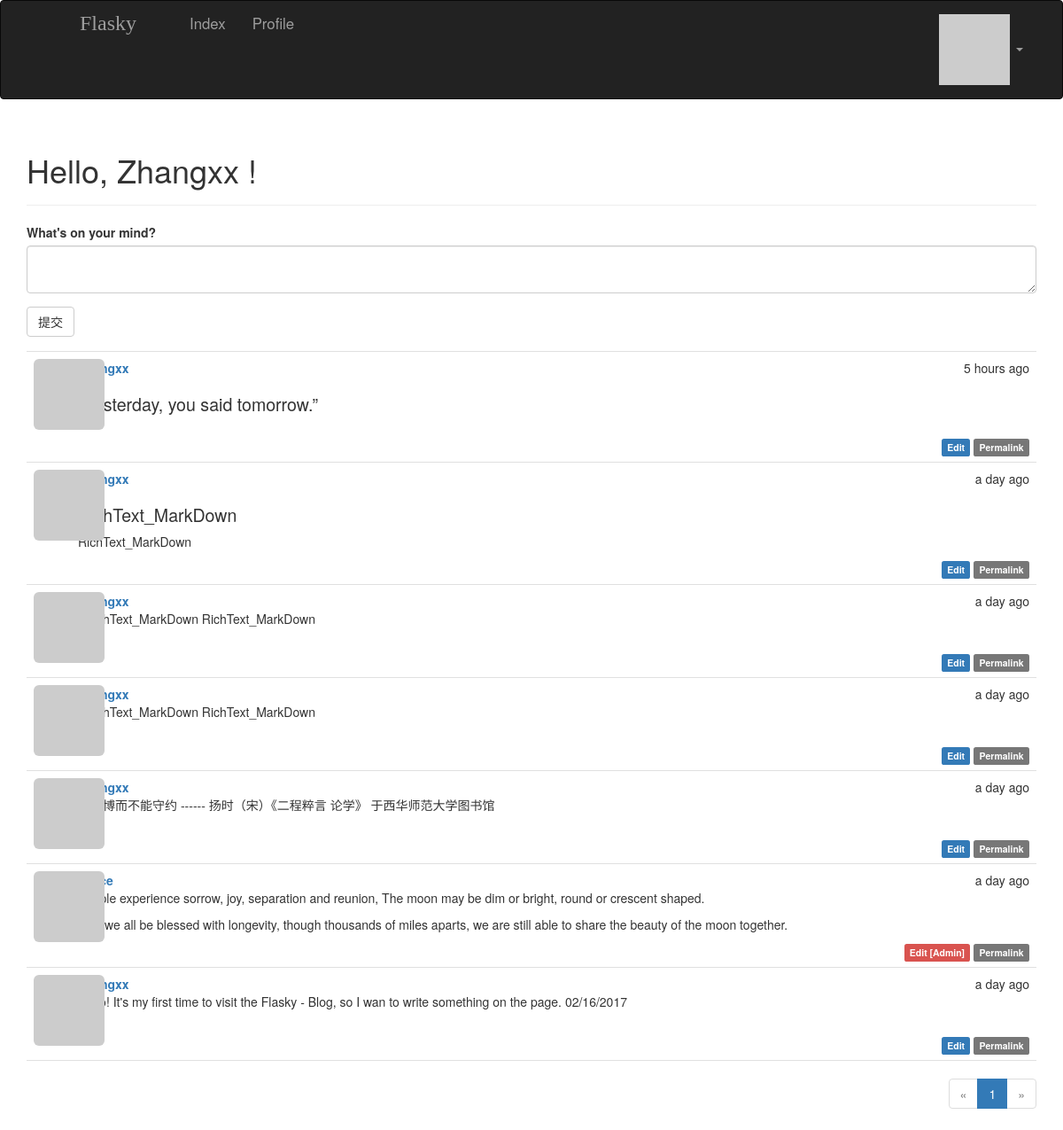
Screenshot of /index (signed in) with the database file from the repository.
### app/models.py (models this page shows, shortened)
class User(UserMixin, db.Model):
    __tablename__ = 'users'
    id = db.Column(db.Integer, primary_key=True)
    username = db.Column(db.String(64), unique=True, index=True)
    role_id = db.Column(db.Integer, db.ForeignKey('roles.id'))
    password_hash = db.Column(db.String(128))#密码散列
    email = db.Column(db.String(64), unique=True, index=True)#用户使用电子邮件登录
    name = db.Column(db.String(64))
    location = db.Column(db.String(64))
    about_me = db.Column(db.Text())#Text与String的区别就是不需要指定最大长度
    member_since = db.Column(db.DateTime(), default=datetime.utcnow)
    last_seen = db.Column(db.DateTime(), default=datetime.utcnow)
    avatar_hash = db.Column(db.String(32))
    posts = db.relationship('Post', backref='author', lazy='dynamic')
    @property
    def password(self):
        raise AttributeError('password is not a readable attribute')
    def can(self, permissions):
        return self.role is not None and (self.role.permissions & permissions) == permissions
    def is_administrator(self):
        return self.can(Permission.ADMINISTER)
    def ping(self):
        self.last_seen = datetime.utcnow()
        db.session.add(self)
    def gravatar(self, size=100, default='identicon', rating='g'):
        if request.is_secure:
            url = 'https://secure.gravatar.com/avatar'
        else:
            url = 'http://secure.gravatar.com/avatar'
        hash = self.avatar_hash or hashlib.md5(self.email.encode('utf-8')).hexdigest()
        return '{url}/{hash}?s={size}&d={default}&r={rating}'.format(url=url, hash=hash, size=size, default=default, rating=rating)

class Post(db.Model):
    __tablename__ = 'posts'
    id = db.Column(db.Integer, primary_key=True)
    body = db.Column(db.Text)
    timestamp = db.Column(db.DateTime, index=True, default=datetime.utcnow)
    author_id = db.Column(db.Integer, db.ForeignKey('users.id'))
    body_html = db.Column(db.Text)#在Post模型中处理MarkDown文本

### app/main/views.py (the view)
@main.route('/index', methods=['GET', 'POST'])
def index():
    form = PostForm()
    if current_user.can(Permission.WRITE_ARTICLES) and form.validate_on_submit():
        post = Post(body=form.body.data, author=current_user._get_current_object())
        db.session.add(post)
        return redirect(url_for('.index'))
    page = request.args.get('page', 1, type=int)#type=int保证参数无法转换成整数时，返回默认值
    pagination = Post.query.order_by(Post.timestamp.desc()).paginate(page, error_out=False)
    posts = pagination.items
    return render_template('index.html', form=form, posts=posts, pagination=pagination)

### app/main/forms.py
class PostForm(FlaskForm):
    body = PageDownField("What's on your mind?", validators=[Required()])
    submit = SubmitField('提交')

### app/auth/views.py (called while the page is built)
@auth.before_app_request
def before_request():
    if current_user.is_authenticated:
        current_user.ping()

### app/main/__init__.py (called while the page is built)
@main.app_context_processor
def inject_permissions():
    return dict(Permission=Permission)

### app/models.py (called while the page is built)
@login_manager.user_loader#加载用户回调函数
def load_user(user_id):
    return User.query.get(int(user_id))

### app/templates/index.html (shortened to what this page needs)
{% extends "base.html" %}
{% import 'bootstrap/wtf.html' as wtf %}
{% import "_macros.html" as macros %}
{% block page_content %}
<div class="page-header">
    <h1>
        Hello,
        {% if current_user.is_authenticated %}
            {{ current_user.username }}
        {% else %}
            Stranger.<br>
            Welcome to the Flasky
        {% endif %}!
    </h1>
</div>
<div>
    {% if current_user.can(Permission.WRITE_ARTICLES) %}
        {{ wtf.quick_form(form) }}
    {% endif %}
</div>
{% include '_posts.html' %}
{% if pagination %}
<div class="pagination">
    {{ macros.pagination_widget(pagination, '.index') }}
</div>
{% endif %}
{% endblock %}

### app/templates/_posts.html (shortened to what this page needs)
<ul class="posts">
    {% for post in posts %}
        <li class="post">
            <div class="post-thumbnail">
                <a href="{{ url_for('.user', username=post.author.username) }}">
                    <img class="img-rounded profile-thumbnail" src="{{ post.author.gravatar(size=40) }}">
                </a>
            </div>
            <div class="post-content">
                <div class="post-date">{{ moment(post.timestamp).fromNow() }}</div>
                <div class="post-author">
                <a href="{{ url_for('.user', username=post.author.username) }}">
                </a>
                </div>
                <div class="post-body">
                {% if post.body_html %}
                    {{ post.body_html | safe  }}
                {% else %}
                    {{ post.body }}
                {% endif %}
                </div>
                <div class="post-footer">
                    {% if current_user == post.author %}
                        <a href="{{ url_for('.edit', id=post.id) }}">
                            <span class="label label-primary">Edit</span>
                        </a>
                    {% elif current_user.is_administrator() %}
                        <a href="{{ url_for('.edit', id=post.id) }}">
                            <span class="label label-danger">Edit [Admin]</span>
                        </a>
                    {% endif %}
                        <a href="{{ url_for('.post', id=post.id) }}">
                        <span class="label label-default">Permalink</span>
                        </a>
                </div>
            </div>
        </li>
    {% endfor %}
</ul>

### app/static/styles.css (style rules this page uses)
.profile-thumbnail { position: absolute; }
ul.posts { list-style-type: none; padding: 0px; margin: 16px 0px 0px 0px; border-top: 1px solid #e0e0e0; }
ul.posts li.post { padding: 8px; border-bottom: 1px solid #e0e0e0; }
div.post-date { float: right; }
div.post-author { font-weight: bold; margin-left: 50px; }
div.post-thumbnail { position: absolute; }
div.post-body { margin-left: 50px; min-height: 48px; }
div.pagination { width: 100%; text-align: right; padding: 0px; margin: 0px; }
.post-body h1 { font-size: 140%; }
div.post-footer { text-align: right; }

### rows the page displays
User: username "Zhangxx"
Post: timestamp "5 hours ago", body_html "“Yesterday, you said tomorrow.”"
Post: timestamp "a day ago", body_html "RichText_MarkDown RichText_MarkDown"
Post: timestamp "a day ago", body "#RichText_MarkDown RichText_MarkDown"
Post: timestamp "a day ago", body "#RichText_MarkDown RichText_MarkDown"
Post: timestamp "a day ago", body "学不博而不能守约 ------ 扬时（宋）《二程粹言 论学》 于西华师范大学图书馆"
Post: timestamp "a day ago", body_html "People experience sorrow, joy, separation and reunion, The moon may be dim or bright, round or crescent shaped. May we all be blessed with longevity, though thousands of miles aparts, we are still able to share the beauty of the moon together."
Post: timestamp "a day ago", body "Hello! It's my first time to visit the Flasky - Blog, so I wan to write something on the page. 02/16/2017"

### other values shown
{{ p }} "1"
